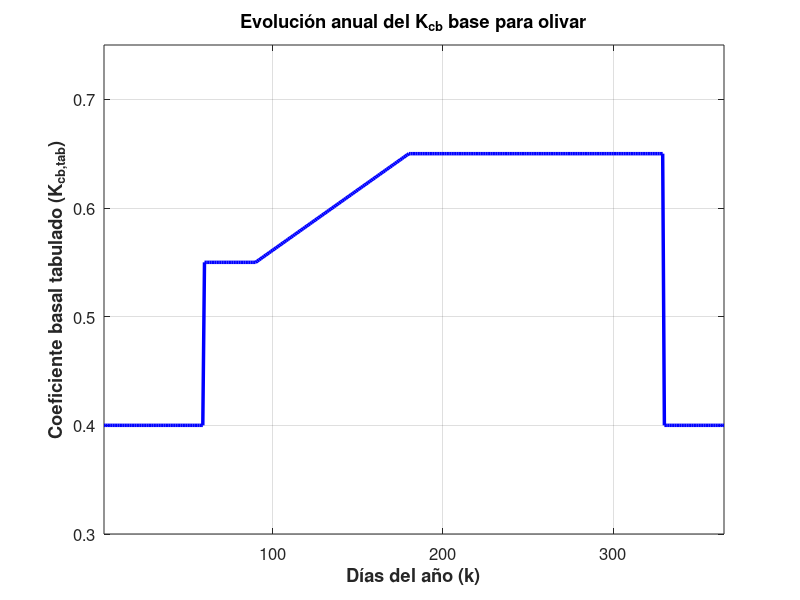

Write MATLAB code to recreate this figure.
% Generar gráfica del Kcb base anual para el TFG
N_dias = 365;
Kcb_base = zeros(1, N_dias);

for k = 1:N_dias
    if k < 60 || k >= 330
        Kcb_base(k) = 0.4;
    elseif k >= 60 && k < 90
        Kcb_base(k) = 0.55; 
    elseif k >= 90 && k < 180
        Kcb_base(k) = 0.55 + ((0.65 - 0.55) / 90) * (k - 90); 
    else 
        Kcb_base(k) = 0.65; 
    end
end

figure('Name', 'Evolución del Kcb base');
plot(1:N_dias, Kcb_base, 'b', 'LineWidth', 2.5);
xlabel('Días del año (k)', 'FontSize', 12, 'FontWeight', 'bold');
ylabel('Coeficiente basal tabulado (K_{cb,tab})', 'FontSize', 12, 'FontWeight', 'bold');
title('Evolución anual del K_{cb} base para olivar', 'FontSize', 14, 'FontWeight', 'bold');
ylim([0.3 0.75]);
xlim([1 365]);
grid on;
set(gca, 'FontSize', 12);
